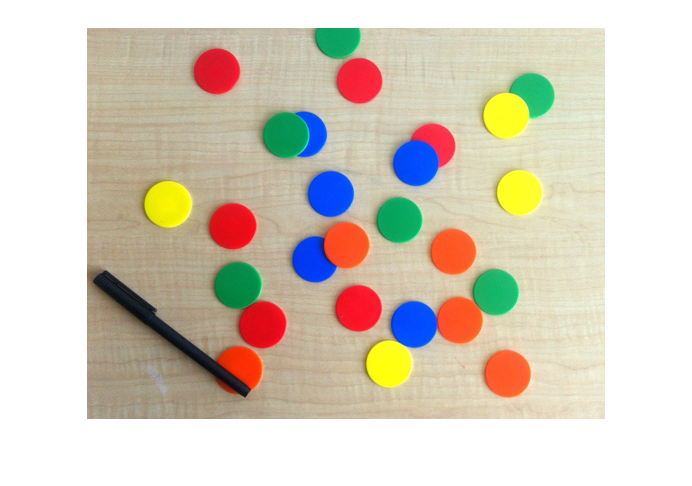
%> input picture LM-circles/slike/test.png, 692 x 486 px, given in place of rainbow1.png, which was not available
$ octave trazenjeplave.m   (GNU Octave 9; MATLAB toolbox functions it lacks are replaced by stand-ins)
%> lines starting %> are read from the running program, lines starting %| are printed output that depends on the picture; in (x1, y1, x2, y2) boxes, pixels count from 0 and x2, y2 are one past the last pixel; in counts of white or black regions, pixels touching at a corner belong together; the program's own positions count from 1; pictures that were not available may be replaced by others from this repository, and a replacement may not be noted
%%%%%%%%%%%%%%%%%%%%%%%%%%%%%%%%%%%%
% Trazenje tresholda za plavu boju
% (c) Nedelja Informatike v2.0 (csnedelja.mg.edu.rs)
%%%%%%%%%%%%%%%%%%%%%%%%%%%%%%%%%%%%
clear all
close all
clc
slash = '/';
if ispc 	%Hendluje kose crte za Windows i nix
	slash = '\';
end
duga = imread(strcat('slike',slash,'rainbow1.png'));
%> duga is the input picture: size 486x692x3 uint8; mean R, G, B 214.8, 205.8, 190.6

hsv=rgb2hsv(duga);
%> hsv: size 486x692x3 double; mean H, S, V 0.121, 0.197, 0.879
h=hsv(:,:,1);
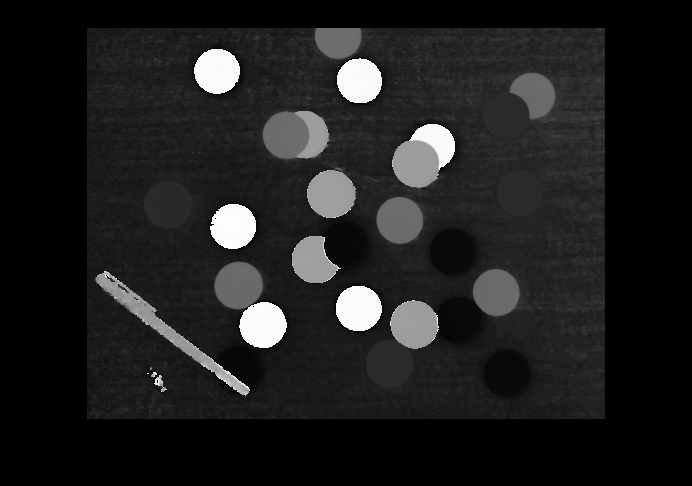
%> h: size 486x692 double; min 0, max 0.999, mean 0.121
imshow(duga);
figure
imshow(h)
mini = h(132,1) % 0.4477
%> mini = 0
maxi = h(210,1) % 0.7196
%> maxi = 0

dugamaska = uint8((h >= mini & h <= maxi));
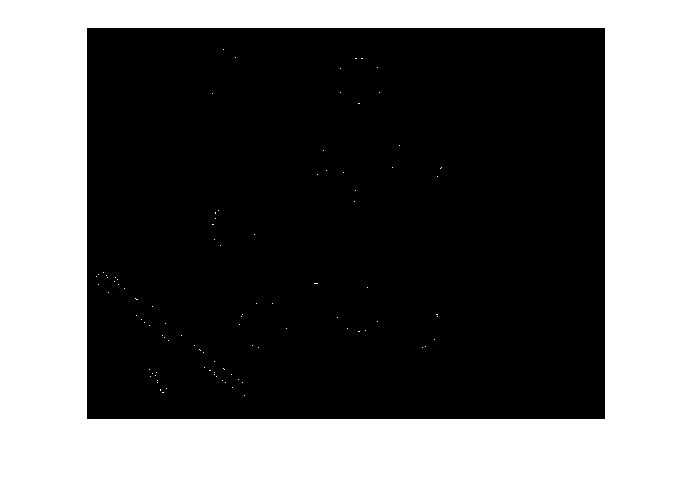
%> dugamaska: size 486x692 uint8; values 0 (black) and 1 (white), 39.8% white; 98 white regions (97 under 20 px), largest, box (x1, y1, x2, y2) and area: (0, 0, 692, 486) 133774
dugaizd = duga;
dugaizd(:,:,1)=dugaizd(:,:,1).*dugamaska;
%> dugaizd: size 486x692x3 uint8; mean H, S, V 101.5, 205.8, 190.6
dugaizd(:,:,2)=dugaizd(:,:,2).*dugamaska;
%> dugaizd: size 486x692x3 uint8; mean H, S, V 101.5, 101.5, 190.6
dugaizd(:,:,3)=dugaizd(:,:,3).*dugamaska;
%> dugaizd: size 486x692x3 uint8; mean H, S, V 101.5, 101.5, 101.5
figure
imshow(dugaizd)

pause
%%%%%%%%%%%%%%%%%%%%%%%%%%%%%%%%%%%%%%%%%%%%%%
% Provera na full spektru
%%%%%%%%%%%%%%%%%%%%%%%%%%%%%%%%%%%%%%%%%%%%%%
duga = imread(strcat('slike',slash,'spectrum.png'));
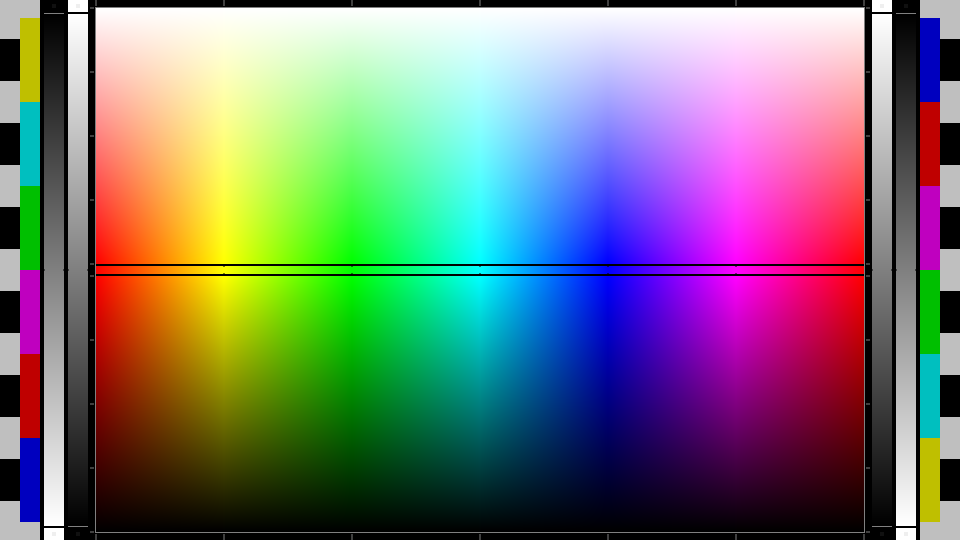
%> input picture LM-circles/slike/spectrum.png, 1920 x 1080 px (shown at 1/2 size)
%> duga is the input picture: size 1080x1920x3 uint8; mean R, G, B 117.8, 117.8, 117.8
figure, imshow(duga)
hsv=rgb2hsv(duga);
%> hsv: size 1080x1920x3 double; mean H, S, V 0.397, 0.618, 0.673
h=hsv(:,:,1);
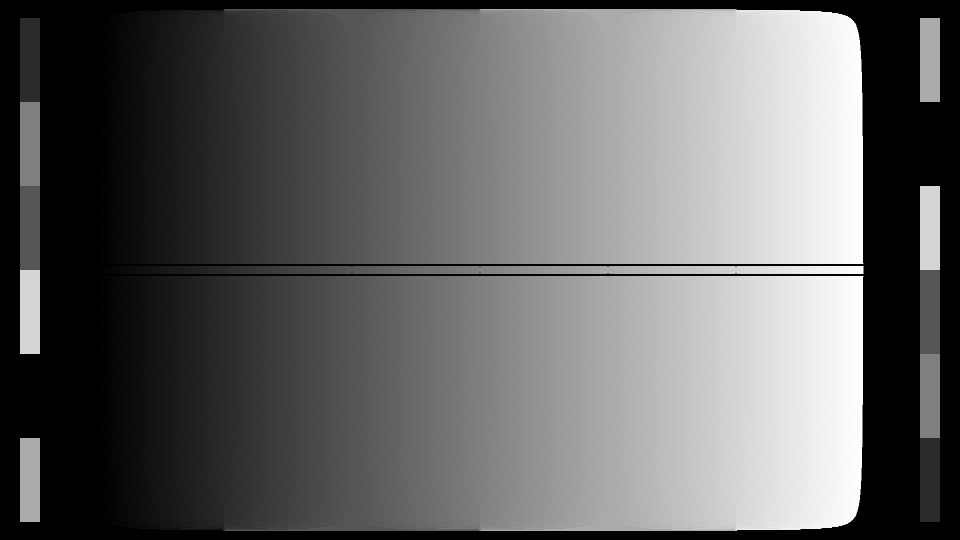
%> h: size 1080x1920 double (shown at 1/2 size); min 0, max 0.999, mean 0.397
dugamaska = uint8((h >= mini & h <= maxi));
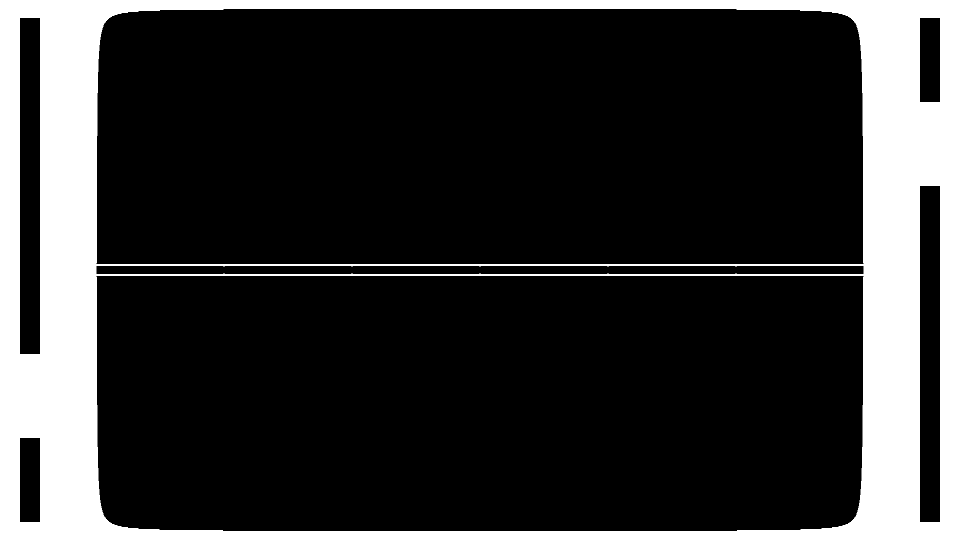
%> dugamaska: size 1080x1920 uint8 (shown at 1/2 size); values 0 (black) and 1 (white), 20.7% white; 1 white region, box (x1, y1, x2, y2) and area: (0, 0, 1920, 1080) 428796
dugaizd = duga;
dugaizd(:,:,1)=dugaizd(:,:,1).*dugamaska;
%> dugaizd: size 1080x1920x3 uint8; mean H, S, V 18.6, 117.8, 117.8
dugaizd(:,:,2)=dugaizd(:,:,2).*dugamaska;
%> dugaizd: size 1080x1920x3 uint8; mean H, S, V 18.6, 17.1, 117.8
dugaizd(:,:,3)=dugaizd(:,:,3).*dugamaska;
%> dugaizd: size 1080x1920x3 uint8; mean H, S, V 18.6, 17.1, 17.1
figure
imshow(dugaizd)
